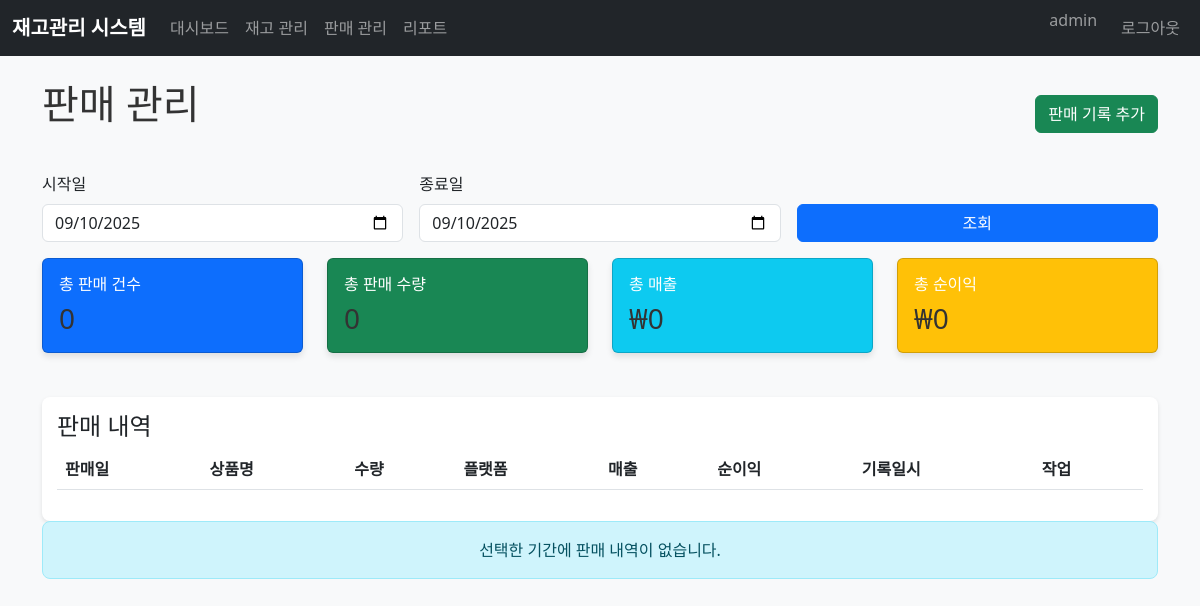
The app's page /sales (signed in), older data.
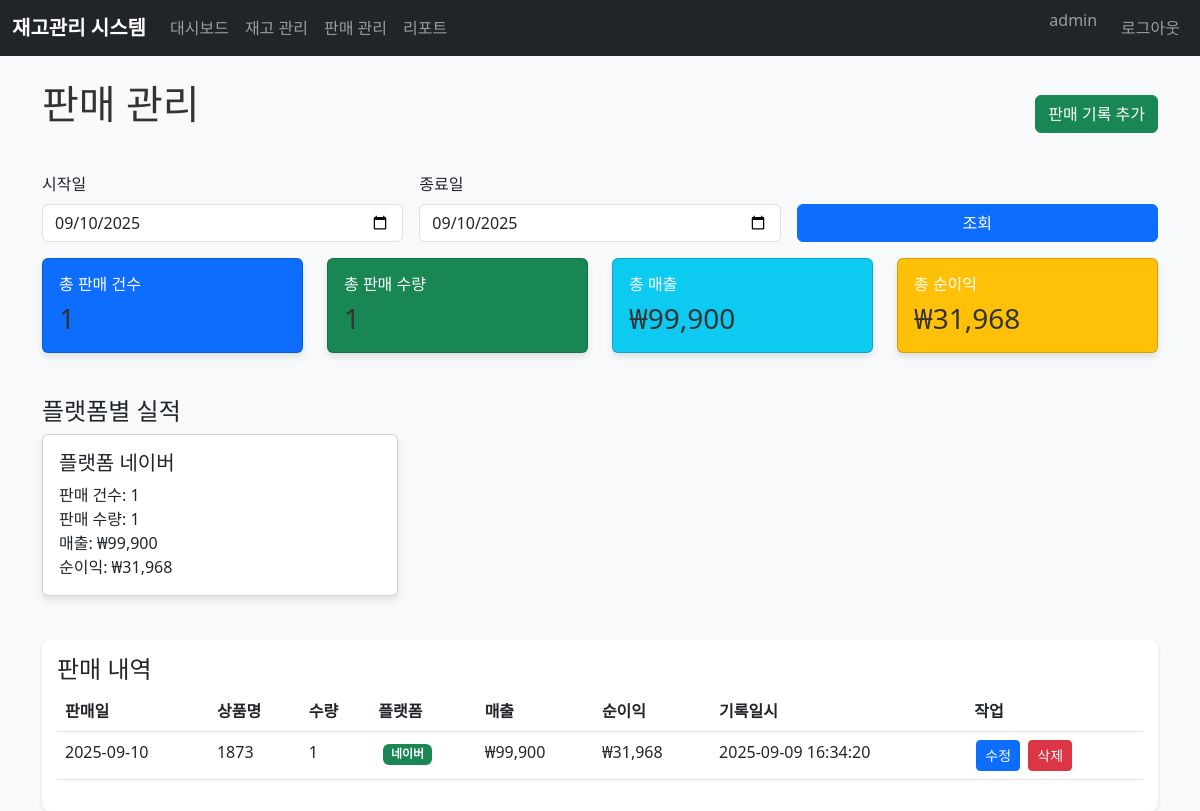
The same page, newer data.
### tables this page shows
CREATE TABLE sales (
        id INTEGER PRIMARY KEY AUTOINCREMENT,
        product_id INTEGER NOT NULL,
        sale_date DATE NOT NULL,
        quantity INTEGER NOT NULL,
        platform VARCHAR(10) NOT NULL,
        revenue DECIMAL(10,2) NOT NULL,
        profit DECIMAL(10,2) NOT NULL,
        created_at DATETIME DEFAULT CURRENT_TIMESTAMP,
        FOREIGN KEY (product_id) REFERENCES products (id)
    );

CREATE TABLE products (
        id INTEGER PRIMARY KEY AUTOINCREMENT,
        name VARCHAR(100) NOT NULL,
        options TEXT,
        price DECIMAL(10,2) NOT NULL,
        margin_naver DECIMAL(5,2) NOT NULL,
        margin_coupang DECIMAL(5,2) NOT NULL,
        margin_self DECIMAL(5,2) NOT NULL,
        quantity INTEGER NOT NULL DEFAULT 0,
        created_at DATETIME DEFAULT CURRENT_TIMESTAMP,
        updated_at DATETIME DEFAULT CURRENT_TIMESTAMP
    );

### app.py (the view)
@app.route('/sales')
@login_required
def sales_page():
    today = date.today()
    start_date = request.args.get('start_date', today.strftime('%Y-%m-%d'))
    end_date = request.args.get('end_date', today.strftime('%Y-%m-%d'))
    sales_list = sales_manager.get_sales_by_date(start_date, end_date)
    summary = sales_manager.get_sales_summary(start_date, end_date)
    return render_template('sales.html',
                         sales=sales_list,
                         summary=summary,
                         start_date=start_date,
                         end_date=end_date)

### app.py (called while the page is built)
@login_manager.user_loader
def load_user(user_id):
    return User.get_by_id(int(user_id))

### auth.py (called while the page is built)
    @staticmethod
    def get_by_id(user_id):
        conn = database.get_connection()
        cursor = conn.cursor()
        if hasattr(conn, 'server_version'):  # PostgreSQL
            cursor.execute('SELECT id, username, email, is_admin FROM users WHERE id = %s', (user_id,))
        else:  # SQLite
            cursor.execute('SELECT id, username, email, is_admin FROM users WHERE id = ?', (user_id,))
        user_data = cursor.fetchone()
        conn.close()
        if user_data:
            return User(user_data[0], user_data[1], user_data[2], user_data[3])
        return None

### database.py (called while the page is built)
def get_connection():
    return sqlite3.connect(DATABASE_NAME)

### templates/sales.html (shortened to what the changed rows need)
{% extends "base.html" %}
{% block content %}
<div class="d-flex justify-content-between align-items-center mb-4">
    <h1>판매 관리</h1>
    <a href="/sales/add" class="btn btn-success">판매 기록 추가</a>
</div>
<div class="row mb-3">
    <div class="col-md-12">
    </div>
</div>
<div class="row mb-4">
    <div class="col-md-3">
        <div class="card bg-primary text-white">
            <div class="card-body">
                <h6 class="card-title">총 판매 건수</h6>
                <h3 class="card-text">{{ summary.total_sales }}</h3>
            </div>
        </div>
    </div>
    <div class="col-md-3">
        <div class="card bg-success text-white">
            <div class="card-body">
                <h6 class="card-title">총 판매 수량</h6>
                <h3 class="card-text">{{ summary.total_quantity }}</h3>
            </div>
        </div>
    </div>
    <div class="col-md-3">
        <div class="card bg-info text-white">
            <div class="card-body">
                <h6 class="card-title">총 매출</h6>
                <h3 class="card-text">₩{{ "{:,.0f}".format(summary.total_revenue) }}</h3>
            </div>
        </div>
    </div>
    <div class="col-md-3">
        <div class="card bg-warning text-white">
            <div class="card-body">
                <h6 class="card-title">총 순이익</h6>
                <h3 class="card-text">₩{{ "{:,.0f}".format(summary.total_profit) }}</h3>
            </div>
        </div>
    </div>
</div>
{% if summary.platform_stats %}
<div class="row mb-4">
    <div class="col-md-12">
        <h4>플랫폼별 실적</h4>
        <div class="row">
            {% for platform, stats in summary.platform_stats.items() %}
            <div class="col-md-4">
                <div class="card">
                    <div class="card-body">
                        <h5 class="card-title">플랫폼 {{ platform }}</h5>
                        <p class="card-text">
                            판매 건수: {{ stats.sales_count }}<br>
                            판매 수량: {{ stats.quantity }}<br>
                            매출: ₩{{ "{:,.0f}".format(stats.revenue) }}<br>
                            순이익: ₩{{ "{:,.0f}".format(stats.profit) }}
                        </p>
                    </div>
                </div>
            </div>
            {% endfor %}
        </div>
    </div>
</div>
{% endif %}
<div class="table-responsive">
    <h4>판매 내역</h4>
    <table class="table table-hover">
        <thead>
            <tr>
                <th>판매일</th>
                <th>상품명</th>
                <th>수량</th>
                <th>플랫폼</th>
                <th>매출</th>
                <th>순이익</th>
                <th>기록일시</th>
                <th>작업</th>
            </tr>
        </thead>
        <tbody>
            {% for sale in sales %}
            <tr>
                <td>{{ sale.sale_date }}</td>
                <td>{{ sale.product_name }}</td>
                <td>{{ sale.quantity }}</td>
                <td>
                    {% if sale.platform == '네이버' %}
                    <span class="badge bg-success">네이버</span>
                    {% elif sale.platform == '쿠팡' %}
                    <span class="badge bg-warning">쿠팡</span>
                    {% elif sale.platform == '자사몰' %}
                    <span class="badge bg-info">자사몰</span>
                    {% else %}
                    <span class="badge bg-secondary">{{ sale.platform }}</span>
                    {% endif %}
                </td>
                <td>₩{{ "{:,.0f}".format(sale.revenue) }}</td>
                <td>₩{{ "{:,.0f}".format(sale.profit) }}</td>
                <td>{{ sale.created_at }}</td>
                <td>
                    <a href="/sales/edit/{{ sale.id }}" class="btn btn-sm btn-primary">수정</a>
                    <form method="post" action="/sales/delete/{{ sale.id }}" style="display: inline;">
                        <button type="submit" class="btn btn-sm btn-danger"
                                onclick="return confirm('정말 삭제하시겠습니까? 재고가 복원됩니다.')">삭제</button>
                    </form>
                </td>
            </tr>
            {% endfor %}
        </tbody>
    </table>
</div>
{% if not sales %}
<div class="alert alert-info text-center">
    선택한 기간에 판매 내역이 없습니다.
</div>
{% endif %}
{% endblock %}

Row changes from the older to the newer data that the page shows:
added sales: platform "네이버", sales_count "1", quantity "1", revenue "99,900", profit "31,968", sale_date "2025-09-10", product_name "1873", created_at "2025-09-09 16:34:20"
Text that changed along with them:
{{ summary.total_sales }}: "0" → "1"
{{ summary.total_quantity }}: "0" → "1"
{{ "{:,.0f}".format(summary.total_revenue) }}: "0" → "99,900"
{{ "{:,.0f}".format(summary.total_profit) }}: "0" → "31,968"
text no longer shown: "선택한 기간에 판매 내역이 없습니다."
text now shown: "플랫폼별 실적"
